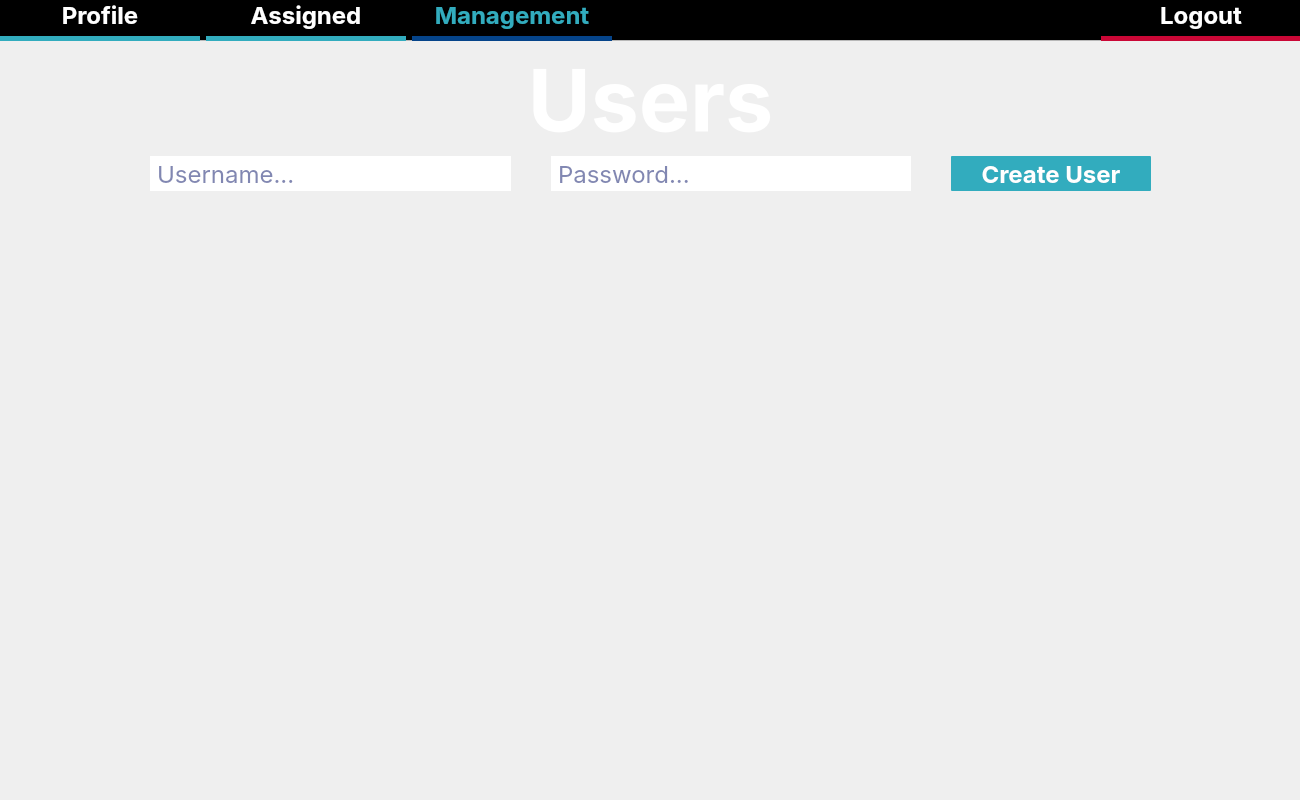
<?xml version="1.0" encoding="UTF-8"?>
<ui version="4.0">
 <class>UserManagement</class>
 <widget class="QWidget" name="UserManagement">
  <property name="geometry">
   <rect>
    <x>0</x>
    <y>0</y>
    <width>1300</width>
    <height>800</height>
   </rect>
  </property>
  <property name="minimumSize">
   <size>
    <width>1300</width>
    <height>800</height>
   </size>
  </property>
  <property name="maximumSize">
   <size>
    <width>1300</width>
    <height>800</height>
   </size>
  </property>
  <property name="windowTitle">
   <string>Form</string>
  </property>
  <widget class="Line" name="navBackground">
   <property name="enabled">
    <bool>true</bool>
   </property>
   <property name="geometry">
    <rect>
     <x>-10</x>
     <y>-10</y>
     <width>1321</width>
     <height>51</height>
    </rect>
   </property>
   <property name="minimumSize">
    <size>
     <width>0</width>
     <height>40</height>
    </size>
   </property>
   <property name="styleSheet">
    <string notr="true">background-color:#010511;</string>
   </property>
   <property name="frameShadow">
    <enum>QFrame::Plain</enum>
   </property>
   <property name="lineWidth">
    <number>500</number>
   </property>
   <property name="orientation">
    <enum>Qt::Horizontal</enum>
   </property>
  </widget>
  <widget class="QScrollArea" name="assignedItems">
   <property name="geometry">
    <rect>
     <x>-10</x>
     <y>40</y>
     <width>1321</width>
     <height>761</height>
    </rect>
   </property>
   <property name="styleSheet">
    <string notr="true">QScrollArea { background: transparent; }
QScrollArea &gt; QWidget &gt; QWidget { background: transparent; }
QScrollArea &gt; QWidget &gt; QScrollBar { background: palette(base); }</string>
   </property>
   <property name="frameShadow">
    <enum>QFrame::Raised</enum>
   </property>
   <property name="lineWidth">
    <number>0</number>
   </property>
   <property name="widgetResizable">
    <bool>true</bool>
   </property>
   <widget class="QWidget" name="assignmentCategories_3">
    <property name="geometry">
     <rect>
      <x>0</x>
      <y>0</y>
      <width>1319</width>
      <height>759</height>
     </rect>
    </property>
    <layout class="QVBoxLayout" name="verticalLayout_4">
     <item>
      <layout class="QVBoxLayout" name="pageFrame_3">
       <item>
        <widget class="QLabel" name="title_3">
         <property name="minimumSize">
          <size>
           <width>0</width>
           <height>100</height>
          </size>
         </property>
         <property name="maximumSize">
          <size>
           <width>16777215</width>
           <height>100</height>
          </size>
         </property>
         <property name="styleSheet">
          <string notr="true">font-size: 86px;font-family: Inter;color: rgb(255, 255, 255); font-weight:bold; border:none;</string>
         </property>
         <property name="text">
          <string>Users</string>
         </property>
         <property name="alignment">
          <set>Qt::AlignCenter</set>
         </property>
        </widget>
       </item>
       <item>
        <layout class="QHBoxLayout" name="horizontalLayout_3">
         <property name="spacing">
          <number>0</number>
         </property>
         <property name="bottomMargin">
          <number>10</number>
         </property>
         <item>
          <spacer name="horizontalSpacer_9">
           <property name="orientation">
            <enum>Qt::Horizontal</enum>
           </property>
           <property name="sizeType">
            <enum>QSizePolicy::Minimum</enum>
           </property>
           <property name="sizeHint" stdset="0">
            <size>
             <width>150</width>
             <height>20</height>
            </size>
           </property>
          </spacer>
         </item>
         <item>
          <widget class="QLineEdit" name="usernameField">
           <property name="minimumSize">
            <size>
             <width>0</width>
             <height>35</height>
            </size>
           </property>
           <property name="styleSheet">
            <string notr="true">font-size: 24px;font-family: Inter;color: #040F65; font-weight:lighter; padding-right:5px; border:0px; padding-left:5px;
</string>
           </property>
           <property name="inputMask">
            <string/>
           </property>
           <property name="text">
            <string/>
           </property>
           <property name="placeholderText">
            <string>Username...</string>
           </property>
           <property name="clearButtonEnabled">
            <bool>false</bool>
           </property>
          </widget>
         </item>
         <item>
          <spacer name="horizontalSpacer_10">
           <property name="orientation">
            <enum>Qt::Horizontal</enum>
           </property>
           <property name="sizeType">
            <enum>QSizePolicy::Minimum</enum>
           </property>
           <property name="sizeHint" stdset="0">
            <size>
             <width>40</width>
             <height>20</height>
            </size>
           </property>
          </spacer>
         </item>
         <item>
          <widget class="QLineEdit" name="passwordField">
           <property name="minimumSize">
            <size>
             <width>0</width>
             <height>35</height>
            </size>
           </property>
           <property name="styleSheet">
            <string notr="true">font-size: 24px;font-family: Inter;color: #040F65; font-weight:lighter; padding-right:5px; border:0px; padding-left:5px;
</string>
           </property>
           <property name="inputMask">
            <string/>
           </property>
           <property name="text">
            <string/>
           </property>
           <property name="placeholderText">
            <string>Password...</string>
           </property>
           <property name="clearButtonEnabled">
            <bool>false</bool>
           </property>
          </widget>
         </item>
         <item>
          <spacer name="horizontalSpacer_13">
           <property name="orientation">
            <enum>Qt::Horizontal</enum>
           </property>
           <property name="sizeType">
            <enum>QSizePolicy::Minimum</enum>
           </property>
           <property name="sizeHint" stdset="0">
            <size>
             <width>40</width>
             <height>20</height>
            </size>
           </property>
          </spacer>
         </item>
         <item>
          <widget class="QPushButton" name="createUserButton">
           <property name="minimumSize">
            <size>
             <width>200</width>
             <height>35</height>
            </size>
           </property>
           <property name="styleSheet">
            <string notr="true">font-size: 24px;font-family: Inter;color: rgb(255, 255, 255); font-weight:bold; border:none; background-color:#32ACBE; border-radius:1px;</string>
           </property>
           <property name="text">
            <string>Create User</string>
           </property>
          </widget>
         </item>
         <item>
          <spacer name="horizontalSpacer_11">
           <property name="orientation">
            <enum>Qt::Horizontal</enum>
           </property>
           <property name="sizeType">
            <enum>QSizePolicy::Minimum</enum>
           </property>
           <property name="sizeHint" stdset="0">
            <size>
             <width>150</width>
             <height>20</height>
            </size>
           </property>
          </spacer>
         </item>
        </layout>
       </item>
      </layout>
     </item>
     <item>
      <spacer name="verticalSpacer_7">
       <property name="orientation">
        <enum>Qt::Vertical</enum>
       </property>
       <property name="sizeType">
        <enum>QSizePolicy::MinimumExpanding</enum>
       </property>
       <property name="sizeHint" stdset="0">
        <size>
         <width>20</width>
         <height>25</height>
        </size>
       </property>
      </spacer>
     </item>
    </layout>
   </widget>
  </widget>
  <widget class="QPushButton" name="backgroundGradient">
   <property name="enabled">
    <bool>false</bool>
   </property>
   <property name="geometry">
    <rect>
     <x>-30</x>
     <y>10</y>
     <width>1341</width>
     <height>791</height>
    </rect>
   </property>
   <property name="styleSheet">
    <string notr="true">background-color: qlineargradient(spread:pad, x0:1, y2:1, x2:0, y2:1, stop:0 rgba(1, 15, 17, 255), stop:1 rgba(4, 15, 101, 255))</string>
   </property>
   <property name="text">
    <string/>
   </property>
   <property name="flat">
    <bool>false</bool>
   </property>
  </widget>
  <widget class="QWidget" name="layoutWidget">
   <property name="geometry">
    <rect>
     <x>0</x>
     <y>0</y>
     <width>1301</width>
     <height>42</height>
    </rect>
   </property>
   <layout class="QHBoxLayout" name="horizontalLayout_5">
    <property name="sizeConstraint">
     <enum>QLayout::SetNoConstraint</enum>
    </property>
    <property name="leftMargin">
     <number>0</number>
    </property>
    <property name="rightMargin">
     <number>0</number>
    </property>
    <item>
     <layout class="QVBoxLayout" name="NavButton_5">
      <property name="sizeConstraint">
       <enum>QLayout::SetMaximumSize</enum>
      </property>
      <item>
       <widget class="QPushButton" name="profileButton">
        <property name="styleSheet">
         <string notr="true">font-size: 24px;font-family: Inter;color: rgb(255, 255, 255); font-weight:bold; border:none;</string>
        </property>
        <property name="text">
         <string>Profile</string>
        </property>
       </widget>
      </item>
      <item>
       <widget class="Line" name="line_5">
        <property name="enabled">
         <bool>true</bool>
        </property>
        <property name="minimumSize">
         <size>
          <width>200</width>
          <height>5</height>
         </size>
        </property>
        <property name="styleSheet">
         <string notr="true">color:#32ACBE;</string>
        </property>
        <property name="frameShadow">
         <enum>QFrame::Plain</enum>
        </property>
        <property name="lineWidth">
         <number>15</number>
        </property>
        <property name="midLineWidth">
         <number>6</number>
        </property>
        <property name="orientation">
         <enum>Qt::Horizontal</enum>
        </property>
       </widget>
      </item>
     </layout>
    </item>
    <item>
     <layout class="QVBoxLayout" name="NavButton_18">
      <property name="sizeConstraint">
       <enum>QLayout::SetMaximumSize</enum>
      </property>
      <item>
       <widget class="QPushButton" name="assignButton">
        <property name="styleSheet">
         <string notr="true">font-size: 24px;font-family: Inter;color: rgb(255, 255, 255); font-weight:bold; border:none;</string>
        </property>
        <property name="text">
         <string>Assigned</string>
        </property>
       </widget>
      </item>
      <item>
       <widget class="Line" name="line_19">
        <property name="enabled">
         <bool>true</bool>
        </property>
        <property name="minimumSize">
         <size>
          <width>200</width>
          <height>5</height>
         </size>
        </property>
        <property name="styleSheet">
         <string notr="true">color:#32ACBE;</string>
        </property>
        <property name="frameShadow">
         <enum>QFrame::Plain</enum>
        </property>
        <property name="lineWidth">
         <number>15</number>
        </property>
        <property name="midLineWidth">
         <number>6</number>
        </property>
        <property name="orientation">
         <enum>Qt::Horizontal</enum>
        </property>
       </widget>
      </item>
     </layout>
    </item>
    <item>
     <layout class="QVBoxLayout" name="NavButton_19">
      <property name="sizeConstraint">
       <enum>QLayout::SetMaximumSize</enum>
      </property>
      <item>
       <widget class="QPushButton" name="managementButton">
        <property name="styleSheet">
         <string notr="true">font-size: 24px;font-family: Inter;color: #32ACBE; font-weight:bold; border:none;</string>
        </property>
        <property name="text">
         <string>Management</string>
        </property>
       </widget>
      </item>
      <item>
       <widget class="Line" name="line_20">
        <property name="enabled">
         <bool>true</bool>
        </property>
        <property name="minimumSize">
         <size>
          <width>200</width>
          <height>5</height>
         </size>
        </property>
        <property name="styleSheet">
         <string notr="true">color:#05448A;</string>
        </property>
        <property name="frameShadow">
         <enum>QFrame::Plain</enum>
        </property>
        <property name="lineWidth">
         <number>15</number>
        </property>
        <property name="midLineWidth">
         <number>6</number>
        </property>
        <property name="orientation">
         <enum>Qt::Horizontal</enum>
        </property>
       </widget>
      </item>
     </layout>
    </item>
    <item>
     <spacer name="horizontalSpacer_12">
      <property name="orientation">
       <enum>Qt::Horizontal</enum>
      </property>
      <property name="sizeType">
       <enum>QSizePolicy::MinimumExpanding</enum>
      </property>
      <property name="sizeHint" stdset="0">
       <size>
        <width>40</width>
        <height>20</height>
       </size>
      </property>
     </spacer>
    </item>
    <item>
     <layout class="QVBoxLayout" name="NavButton_20">
      <property name="sizeConstraint">
       <enum>QLayout::SetMaximumSize</enum>
      </property>
      <item>
       <widget class="QPushButton" name="logoutButton">
        <property name="styleSheet">
         <string notr="true">font-size: 24px;font-family: Inter;color: rgb(255, 255, 255); font-weight:bold; border:none;</string>
        </property>
        <property name="text">
         <string>Logout</string>
        </property>
       </widget>
      </item>
      <item>
       <widget class="Line" name="line_21">
        <property name="enabled">
         <bool>true</bool>
        </property>
        <property name="minimumSize">
         <size>
          <width>200</width>
          <height>5</height>
         </size>
        </property>
        <property name="styleSheet">
         <string notr="true">color:#CA0736;</string>
        </property>
        <property name="frameShadow">
         <enum>QFrame::Plain</enum>
        </property>
        <property name="lineWidth">
         <number>15</number>
        </property>
        <property name="midLineWidth">
         <number>6</number>
        </property>
        <property name="orientation">
         <enum>Qt::Horizontal</enum>
        </property>
       </widget>
      </item>
     </layout>
    </item>
   </layout>
  </widget>
  <zorder>backgroundGradient</zorder>
  <zorder>navBackground</zorder>
  <zorder>assignedItems</zorder>
  <zorder>layoutWidget</zorder>
 </widget>
 <resources/>
 <connections/>
</ui>
